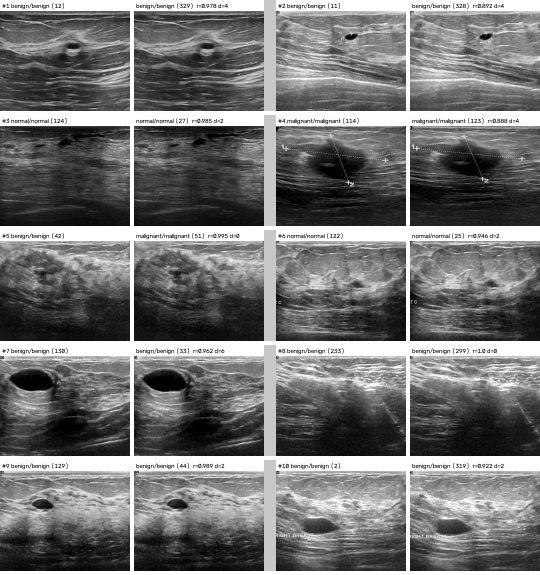
#> input picture ultrasound_disease_classifier/paper/data/duplicate_check/montage_1.png, 1080 x 1150 px, given as the content of the folder ound_disease_classifier/data/raw/Dataset_BUSI_with_GT/benign, which was not available (shown at 1/2 size)
$ python duplicate_check.py
#> lines starting #> are read from the running program, lines starting #| are printed output that depends on the picture
### ultrasound_disease_classifier/prepare_data.py
"""
prepare_data.py
---------------
1. Indexes the BUSI breast-ultrasound dataset (benign / malignant / normal).
2. Finds near-duplicate scans. BUSI contains many re-saved / slightly re-cropped
   copies of the same scan, and a few copies even carry different labels.
   Duplicates are grouped so a scan and its copy never land in different
   folds (otherwise test accuracy is inflated by memorisation). Groups whose
   copies disagree on the label are dropped as unreliable ground truth.
3. Assigns 5 stratified, duplicate-aware cross-validation folds.
4. Runs the agentic denoise / enhance pipeline on every image for each
   requested enhancement level and caches the result as PNG.

Usage:
    python prepare_data.py                    # levels 0, 2, 4
    python prepare_data.py --levels 0 1 2 3 4
"""

import argparse
import json
import os
from concurrent.futures import ProcessPoolExecutor
from pathlib import Path

import cv2
import numpy as np
import pandas as pd
from sklearn.model_selection import StratifiedGroupKFold
from tqdm import tqdm

from common import CACHE_SIZE, CLASSES, to_cache_size
from us_pipeline import enhance

ROOT = Path(__file__).resolve().parent
RAW_DIR = ROOT / "data" / "raw" / "Dataset_BUSI_with_GT"
PROC_DIR = ROOT / "data" / "processed"
INDEX_CSV = ROOT / "data" / "index.csv"


# --------------------------------------------------------------------------
# Near-duplicate detection
# --------------------------------------------------------------------------

def _phash(img):
    small = cv2.resize(img, (32, 32), interpolation=cv2.INTER_AREA).astype(np.float32)
    d = cv2.dct(small)[:8, :8].flatten()[1:]
    return d > np.median(d)


def _thumb(img):
    t = cv2.resize(img, (64, 64), interpolation=cv2.INTER_AREA).astype(np.float32).ravel()
    t -= t.mean()
    return t / (np.linalg.norm(t) + 1e-8)


# [164 lines left out: functions duplicate_groups, _enhance_one, _view_one, main, not called in this run]


# [2 lines that do not run on import are left out]

### ultrasound_disease_classifier/paper/duplicate_check.py
"""
Spot-check of the duplicate detector: draws a random sample of matched pairs
and saves side-by-side montages for visual verification.

    python paper/duplicate_check.py --n 50
Writes paper/data/duplicate_check/pairs.csv and montage_*.png (10 pairs each).
"""

import argparse
import sys
from pathlib import Path

import cv2
import numpy as np
import pandas as pd

HERE = Path(__file__).resolve().parent
sys.path.insert(0, str(HERE.parent))

from common import CLASSES  # noqa: E402
from prepare_data import RAW_DIR, _phash, _thumb  # noqa: E402


def main():
    ap = argparse.ArgumentParser()
    ap.add_argument("--n", type=int, default=50)
    ap.add_argument("--seed", type=int, default=0)
    args = ap.parse_args()

    paths, labels = [], []
    for label in CLASSES:
        for p in sorted((RAW_DIR / label).glob("*.png")):
            if "_mask" not in p.name:
                paths.append(p)
                labels.append(label)
    images = [cv2.imread(str(p), cv2.IMREAD_GRAYSCALE) for p in paths]
#> images = 3 items
    hashes = np.array([_phash(im) for im in images])
#> in _phash, `small = cv2.resize(img, (32, 32), interpolation=cv2.INTER_AREA).astype..`:
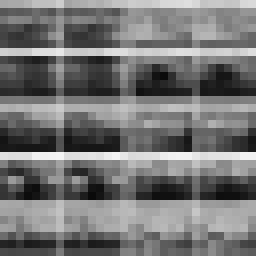
#> small: shape (32, 32) float32 (shown 8 times larger); min 10, max 244, mean 116.1
#> in _phash, img is the input picture: shape (1150, 1080); min 0, max 255, mean 116.2
#> in _phash, `d = cv2.dct(small)[:8, :8].flatten()[1:]`: d = 63 values, max 288 at index 23, min -307.6 at index 47, mean 3.22
    thumbs = np.array([_thumb(im) for im in images])
#> in _thumb, `t = cv2.resize(img, (64, 64), interpolation=cv2.INTER_AREA).astype(np...`: t = 4096 values, max 255 at index 8, min 1 at index 2691, mean 116.2
#> in _thumb, `t -= t.mean()`: t = 4096 values, max 138.8 at index 8, min -115.2 at index 2691, mean 0
    corr = thumbs @ thumbs.T
#> corr = [[1, 1, 1], [1, 1, 1], [1, 1, 1]]
    ham = (hashes[:, None, :] != hashes[None, :, :]).sum(-1)
#> ham = [[0, 0, 0], [0, 0, 0], [0, 0, 0]]
    same = ((corr > 0.90) & (ham <= 12)) | ((corr > 0.80) & (ham <= 4))   # rule in prepare_data.py
#> same = [[True, True, True], [True, True, True], [True, True, True]]
    ii, jj = np.where(np.triu(same, 1))
#> ii = [0, 0, 1]; jj = [1, 2, 2]
    print(f"matched pairs in BUSI: {len(ii)}")
#| matched pairs in BUSI: 3

    rng = np.random.default_rng(args.seed)
    pick = rng.choice(len(ii), size=min(args.n, len(ii)), replace=False)
#> pick = [2, 0, 1]
    out_dir = HERE / "data" / "duplicate_check"
    out_dir.mkdir(parents=True, exist_ok=True)
    rows = []
    for k, idx in enumerate(pick):
        i, j = ii[idx], jj[idx]
        rows.append({"pair": k + 1, "a": f"{labels[i]}/{paths[i].stem}", "b": f"{labels[j]}/{paths[j].stem}",
                     "corr": round(float(corr[i, j]), 3), "hash_bits": int(ham[i, j])})
#> this loop made 3 passes
#> (idx, i, j) on passes 1 to 3: (2, 1, 2), (0, 0, 1), (1, 0, 2)
#> after the loop, rows = 3 items
    pd.DataFrame(rows).to_csv(out_dir / "pairs.csv", index=False)

    def tile(im, text):
        t = cv2.resize(im, (260, 200), interpolation=cv2.INTER_AREA)
        t = cv2.cvtColor(t, cv2.COLOR_GRAY2BGR)
        t = cv2.copyMakeBorder(t, 22, 0, 0, 0, cv2.BORDER_CONSTANT, value=(255, 255, 255))
        cv2.putText(t, text, (4, 16), cv2.FONT_HERSHEY_SIMPLEX, 0.42, (0, 0, 0), 1, cv2.LINE_AA)
        return t

    for page in range(0, len(rows), 10):
        strips = []
        for r, idx in zip(rows[page:page + 10], pick[page:page + 10]):
            i, j = ii[idx], jj[idx]
            gap = np.full((222, 8, 3), 255, np.uint8)
            strips.append(np.hstack([tile(images[i], f"#{r['pair']} {r['a']}"), gap,
                                     tile(images[j], f"{r['b']}  r={r['corr']} d={r['hash_bits']}")]))
        # two pairs per row
        rows_img = []
        for s in range(0, len(strips), 2):
            pair = strips[s:s + 2]
            if len(pair) == 1:
                pair.append(np.full_like(pair[0], 255))
            rows_img.append(np.hstack([pair[0], np.full((222, 24, 3), 200, np.uint8), pair[1]]))
            rows_img.append(np.full((8, rows_img[-1].shape[1], 3), 255, np.uint8))
        cv2.imwrite(str(out_dir / f"montage_{page // 10 + 1}.png"), np.vstack(rows_img))
#> this loop made 1 pass
#> pass 1, in tile, `t = cv2.resize(im, (260, 200), interpolation=cv2.INTER_AREA)`:
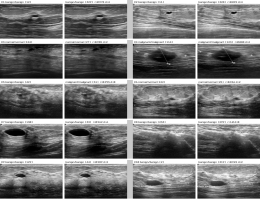
#> t: shape (200, 260); min 1, max 255, mean 116.2
#> pass 1, in tile, `t = cv2.copyMakeBorder(t, 22, 0, 0, 0, cv2.BORDER_CONSTANT, value=(255..`:
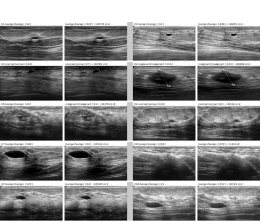
#> t: shape (222, 260, 3); min 1, max 255, mean 129.9
#> pass 1, in main, `cv2.imwrite(str(out_dir / f"montage_{page // 10 + 1}.png"), np.vstack(..`:
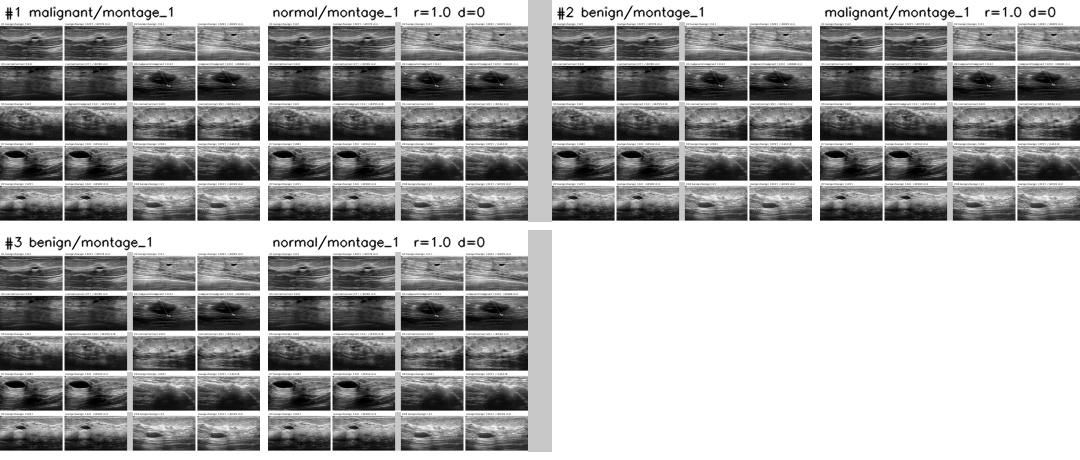
#> saved as montage_1.png: shape (460, 1080, 3); min 1, max 255, mean 165.1
    print(f"wrote {len(rows)} pairs to {out_dir}")
#| wrote 3 pairs to ultrasound_disease_classifier/paper/data/duplicate_check


if __name__ == "__main__":
    main()
